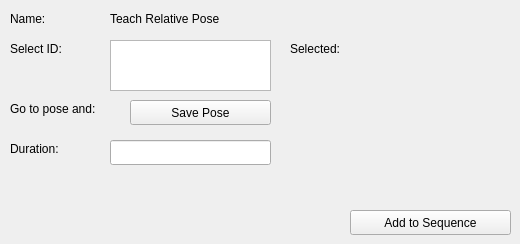
        <widget class="QWidget" name="page_7">
         <widget class="QLabel" name="label_47">
          <property name="geometry">
           <rect>
            <x>10</x>
            <y>140</y>
            <width>91</width>
            <height>17</height>
           </rect>
          </property>
          <property name="text">
           <string>Duration:</string>
          </property>
         </widget>
         <widget class="QLabel" name="label_48">
          <property name="geometry">
           <rect>
            <x>10</x>
            <y>10</y>
            <width>91</width>
            <height>17</height>
           </rect>
          </property>
          <property name="text">
           <string>Name:</string>
          </property>
         </widget>
         <widget class="QLabel" name="label_49">
          <property name="geometry">
           <rect>
            <x>110</x>
            <y>10</y>
            <width>151</width>
            <height>17</height>
           </rect>
          </property>
          <property name="text">
           <string>Teach Relative Pose</string>
          </property>
         </widget>
         <widget class="QPushButton" name="pushButton_29">
          <property name="geometry">
           <rect>
            <x>130</x>
            <y>100</y>
            <width>141</width>
            <height>25</height>
           </rect>
          </property>
          <property name="text">
           <string>Save Pose</string>
          </property>
         </widget>
         <widget class="QListWidget" name="listWidget_6">
          <property name="geometry">
           <rect>
            <x>110</x>
            <y>40</y>
            <width>161</width>
            <height>51</height>
           </rect>
          </property>
         </widget>
         <widget class="QLabel" name="label_50">
          <property name="geometry">
           <rect>
            <x>10</x>
            <y>40</y>
            <width>91</width>
            <height>17</height>
           </rect>
          </property>
          <property name="text">
           <string>Select ID:</string>
          </property>
         </widget>
         <widget class="QLabel" name="label_51">
          <property name="geometry">
           <rect>
            <x>290</x>
            <y>40</y>
            <width>91</width>
            <height>17</height>
           </rect>
          </property>
          <property name="text">
           <string>Selected: </string>
          </property>
         </widget>
         <widget class="QLabel" name="label_52">
          <property name="geometry">
           <rect>
            <x>380</x>
            <y>40</y>
            <width>91</width>
            <height>17</height>
           </rect>
          </property>
          <property name="text">
           <string/>
          </property>
         </widget>
         <widget class="QLabel" name="label_53">
          <property name="geometry">
           <rect>
            <x>10</x>
            <y>100</y>
            <width>121</width>
            <height>17</height>
           </rect>
          </property>
          <property name="text">
           <string>Go to pose and: </string>
          </property>
         </widget>
         <widget class="QPushButton" name="pushButton_30">
          <property name="geometry">
           <rect>
            <x>350</x>
            <y>210</y>
            <width>161</width>
            <height>25</height>
           </rect>
          </property>
          <property name="text">
           <string>Add to Sequence</string>
          </property>
         </widget>
         <widget class="QLineEdit" name="lineEdit_26">
          <property name="geometry">
           <rect>
            <x>110</x>
            <y>140</y>
            <width>161</width>
            <height>25</height>
           </rect>
          </property>
         </widget>
        </widget>
